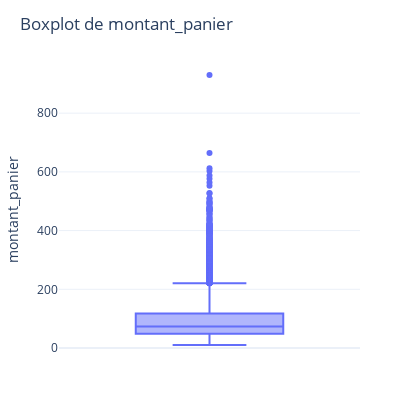

Notebook cell for this chart:
### Code cell
import plotly.express as px

fig = px.box(
    y=serie,
    points="outliers",  # affiche uniquement les valeurs extrêmes
    title=f"Boxplot de {variable}"
)

fig.update_layout(
    width=400,
    height=400,
    yaxis_title=variable,
    template="plotly_white",
    margin=dict(l=40, r=40, t=60, b=40)
)

fig.show()

### Figure 1 — Plotly figure (JSON) as saved in the notebook; plotly's stock layout.template omitted (floating-point values rounded to 4 significant figures; data arrays with more than 128 entries replaced by an {"elided": "..."} marker saying what was removed)
{"data": [{"alignmentgroup": "True", "boxpoints": "outliers", "hovertemplate": "y=%{y}<extra></extra>", "legendgroup": "", "marker": {"color": "#636efa"}, "name": "", "notched": false, "offsetgroup": "", "orientation": "v", "showlegend": false, "type": "box", "x0": " ", "xaxis": "x", "y": {"elided": "15000 float values"}, "y0": " ", "yaxis": "y"}], "layout": {"boxmode": "group", "height": 400, "legend": {"tracegroupgap": 0}, "margin": {"b": 40, "l": 40, "r": 40, "t": 60}, "title": {"text": "Boxplot de montant_panier"}, "width": 400, "xaxis": {"anchor": "y", "domain": [0, 1]}, "yaxis": {"anchor": "x", "domain": [0, 1], "title": {"text": "montant_panier"}}}}
